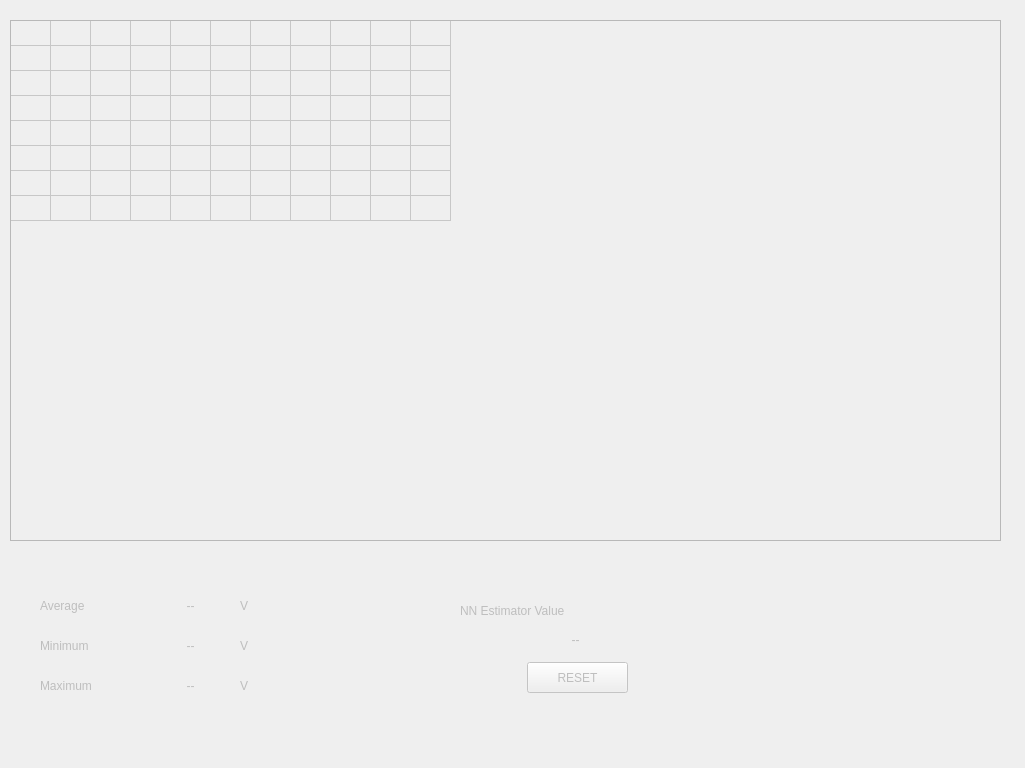
   <widget class="QWidget" name="battery" native="true">
    <property name="enabled">
     <bool>false</bool>
    </property>
    <property name="geometry">
     <rect>
      <x>0</x>
      <y>0</y>
      <width>1025</width>
      <height>768</height>
     </rect>
    </property>
    <property name="styleSheet">
     <string notr="true">QPushButton:focus{
color: rgb(255, 0, 4);
}
QCheckBox:focus{
background-color: rgba(255, 0, 4, 50);
}</string>
    </property>
    <widget class="QTableWidget" name="tableWidget_cellValues">
     <property name="geometry">
      <rect>
       <x>10</x>
       <y>20</y>
       <width>991</width>
       <height>521</height>
      </rect>
     </property>
     <property name="sizePolicy">
      <sizepolicy hsizetype="MinimumExpanding" vsizetype="MinimumExpanding">
       <horstretch>100</horstretch>
       <verstretch>100</verstretch>
      </sizepolicy>
     </property>
     <property name="sizeIncrement">
      <size>
       <width>1</width>
       <height>1</height>
      </size>
     </property>
     <property name="font">
      <font>
       <family>Lucida Console</family>
       <pointsize>11</pointsize>
       <weight>75</weight>
       <italic>false</italic>
       <bold>true</bold>
      </font>
     </property>
     <property name="focusPolicy">
      <enum>Qt::NoFocus</enum>
     </property>
     <property name="styleSheet">
      <string notr="true">font: 75 11pt &quot;Lucida Console&quot;;
font-weight: bold;
text-align: center;</string>
     </property>
     <property name="midLineWidth">
      <number>0</number>
     </property>
     <property name="verticalScrollBarPolicy">
      <enum>Qt::ScrollBarAlwaysOff</enum>
     </property>
     <property name="horizontalScrollBarPolicy">
      <enum>Qt::ScrollBarAlwaysOff</enum>
     </property>
     <property name="tabKeyNavigation">
      <bool>false</bool>
     </property>
     <property name="selectionMode">
      <enum>QAbstractItemView::NoSelection</enum>
     </property>
     <property name="iconSize">
      <size>
       <width>20</width>
       <height>20</height>
      </size>
     </property>
     <property name="showGrid">
      <bool>true</bool>
     </property>
     <property name="cornerButtonEnabled">
      <bool>false</bool>
     </property>
     <property name="rowCount">
      <number>8</number>
     </property>
     <property name="columnCount">
      <number>11</number>
     </property>
     <attribute name="horizontalHeaderVisible">
      <bool>false</bool>
     </attribute>
     <attribute name="horizontalHeaderDefaultSectionSize">
      <number>40</number>
     </attribute>
     <attribute name="horizontalHeaderHighlightSections">
      <bool>false</bool>
     </attribute>
     <attribute name="horizontalHeaderMinimumSectionSize">
      <number>10</number>
     </attribute>
     <attribute name="horizontalHeaderShowSortIndicator" stdset="0">
      <bool>false</bool>
     </attribute>
     <attribute name="verticalHeaderVisible">
      <bool>false</bool>
     </attribute>
     <attribute name="verticalHeaderDefaultSectionSize">
      <number>25</number>
     </attribute>
     <attribute name="verticalHeaderMinimumSectionSize">
      <number>5</number>
     </attribute>
     <row/>
     <row/>
     <row/>
     <row/>
     <row/>
     <row/>
     <row/>
     <row/>
     <column/>
     <column/>
     <column/>
     <column/>
     <column/>
     <column/>
     <column/>
     <column/>
     <column/>
     <column/>
     <column/>
     <item row="0" column="0">
      <property name="textAlignment">
       <set>AlignHCenter|AlignVCenter|AlignCenter</set>
      </property>
     </item>
    </widget>
    <widget class="QTransparentWidget" name="transparentWidget" native="true">
     <property name="geometry">
      <rect>
       <x>20</x>
       <y>580</y>
       <width>721</width>
       <height>131</height>
      </rect>
     </property>
     <property name="sizePolicy">
      <sizepolicy hsizetype="MinimumExpanding" vsizetype="MinimumExpanding">
       <horstretch>0</horstretch>
       <verstretch>0</verstretch>
      </sizepolicy>
     </property>
     <widget class="QLabel" name="l_cell_ave">
      <property name="geometry">
       <rect>
        <x>140</x>
        <y>10</y>
        <width>61</width>
        <height>32</height>
       </rect>
      </property>
      <property name="text">
       <string>--</string>
      </property>
      <property name="alignment">
       <set>Qt::AlignCenter</set>
      </property>
     </widget>
     <widget class="QLabel" name="label_32">
      <property name="geometry">
       <rect>
        <x>20</x>
        <y>50</y>
        <width>121</width>
        <height>32</height>
       </rect>
      </property>
      <property name="text">
       <string>Minimum</string>
      </property>
     </widget>
     <widget class="QLabel" name="label_33">
      <property name="geometry">
       <rect>
        <x>20</x>
        <y>90</y>
        <width>121</width>
        <height>32</height>
       </rect>
      </property>
      <property name="text">
       <string>Maximum</string>
      </property>
     </widget>
     <widget class="QLabel" name="l_cell_max">
      <property name="geometry">
       <rect>
        <x>140</x>
        <y>90</y>
        <width>61</width>
        <height>32</height>
       </rect>
      </property>
      <property name="text">
       <string>--</string>
      </property>
      <property name="alignment">
       <set>Qt::AlignCenter</set>
      </property>
     </widget>
     <widget class="QLabel" name="l_cell_min">
      <property name="geometry">
       <rect>
        <x>140</x>
        <y>50</y>
        <width>61</width>
        <height>32</height>
       </rect>
      </property>
      <property name="text">
       <string>--</string>
      </property>
      <property name="alignment">
       <set>Qt::AlignCenter</set>
      </property>
     </widget>
     <widget class="QLabel" name="label_35">
      <property name="geometry">
       <rect>
        <x>20</x>
        <y>10</y>
        <width>111</width>
        <height>32</height>
       </rect>
      </property>
      <property name="sizePolicy">
       <sizepolicy hsizetype="Fixed" vsizetype="Preferred">
        <horstretch>0</horstretch>
        <verstretch>0</verstretch>
       </sizepolicy>
      </property>
      <property name="text">
       <string>Average</string>
      </property>
     </widget>
     <widget class="QLabel" name="label_36">
      <property name="geometry">
       <rect>
        <x>220</x>
        <y>10</y>
        <width>21</width>
        <height>32</height>
       </rect>
      </property>
      <property name="text">
       <string>V</string>
      </property>
     </widget>
     <widget class="QLabel" name="label_50">
      <property name="geometry">
       <rect>
        <x>220</x>
        <y>50</y>
        <width>21</width>
        <height>32</height>
       </rect>
      </property>
      <property name="text">
       <string>V</string>
      </property>
     </widget>
     <widget class="QLabel" name="label_56">
      <property name="geometry">
       <rect>
        <x>220</x>
        <y>90</y>
        <width>21</width>
        <height>32</height>
       </rect>
      </property>
      <property name="text">
       <string>V</string>
      </property>
     </widget>
     <widget class="QLabel" name="est_cap">
      <property name="geometry">
       <rect>
        <x>510</x>
        <y>50</y>
        <width>91</width>
        <height>20</height>
       </rect>
      </property>
      <property name="text">
       <string>--</string>
      </property>
      <property name="alignment">
       <set>Qt::AlignCenter</set>
      </property>
     </widget>
     <widget class="QLabel" name="label_57">
      <property name="geometry">
       <rect>
        <x>440</x>
        <y>20</y>
        <width>251</width>
        <height>21</height>
       </rect>
      </property>
      <property name="text">
       <string>NN Estimator Value</string>
      </property>
     </widget>
     <widget class="QPushButton" name="pushButton_NNreset">
      <property name="geometry">
       <rect>
        <x>507</x>
        <y>82</y>
        <width>101</width>
        <height>31</height>
       </rect>
      </property>
      <property name="text">
       <string>RESET</string>
      </property>
     </widget>
    </widget>
   </widget>
